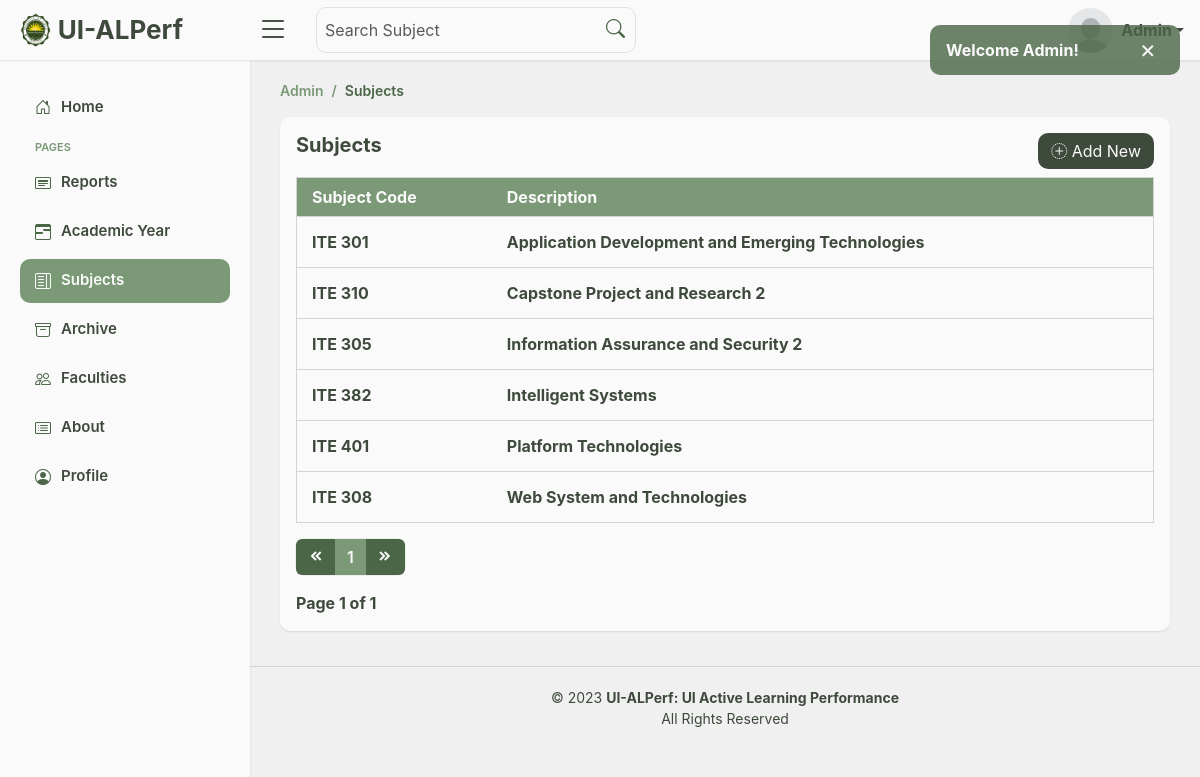
The app's page /admin/admin_subject.php (signed in) with its own data.
### tables this page shows
CREATE TABLE `subjects` (
  `id` int(255) NOT NULL,
  `sub_code` varchar(255) NOT NULL,
  `sub_desc` text NOT NULL
);

### admin/admin_subject.php (the view, shortened to what this page needs)
<?php
  include "../process_admin.php";
  if(isset($_SESSION['session_admin'])){
    ?>
      <!DOCTYPE html>
      <html lang="en">
      <head>
        <link href="../assets/vendor/bootstrap/css/bootstrap.min.css" rel="stylesheet">
        <link href="../assets/vendor/bootstrap-icons/bootstrap-icons.css" rel="stylesheet">
        <link href="../assets/vendor/boxicons/css/boxicons.min.css" rel="stylesheet">
        <link href="../assets/css/admin.css" rel="stylesheet">
      </head>
      <body>
        <?php include "../includes/alerts.php"; ?>
        <?php include "../includes/admin_header.php"; ?>
        <?php include "../includes/admin_sidebar.php"; ?>
        <main id="main" class="main">
          <div class="pagetitle">
            <nav>
              <ol class="breadcrumb">
                <li class="breadcrumb-item"><a href="admin_home.php">Admin</a></li>
                <li class="breadcrumb-item active">Subjects</li>
              </ol>
            </nav>
          </div>
          <section class="section subjects">
            <div class="row">
              <div class="col-12 subsub">
                <div class="card">
                  <div class="card-body">
                    <div class="d-flex justify-content-between mb-2">
                      <h5 class="fw-bold table-title">Subjects</h5>
                      <button class="add-button" type="button" data-bs-toggle="modal" data-bs-target="#new_sub_modal"><i class="bi bi-plus-circle-dotted"></i> Add New</button>
                    </div>
                    <div class="card-table">
                      <table>
                        <tr>
                          <th>Subject Code</th>
                          <th>Description</th>
                        </tr>
                        <?php
                          if(isset($_GET['page_no']) && $_GET['page_no'] !== ''){
                            $page_no = $_GET['page_no'];
                          }else{
                            $page_no = 1;
                          }
                          $total_records_per_page = 10;
                          $offset = ($page_no - 1) * $total_records_per_page;
                          $previous_page = $page_no - 1;
                          $next_page = $page_no + 1;
                          $result_count = mysqli_query($conn, "SELECT COUNT(*) AS total_records FROM `subjects`");
                          $records = mysqli_fetch_assoc($result_count);
                          $total_records = $records['total_records'];
                          $total_no_of_pages = ceil($total_records / $total_records_per_page);
                          if(!isset($_GET['search_subject'])){
                            $sub_query = mysqli_query($conn, "SELECT * FROM `subjects` ORDER BY `sub_desc` LIMIT $offset, $total_records_per_page");
                            while($sub_row = mysqli_fetch_assoc($sub_query)){
                              ?>
                                <tr>
                                  <td class="fw-bold"><a data-bs-toggle="modal" data-bs-target="#update_sub_modal_<?php echo $sub_row['id'] ?>"><?php echo $sub_row['sub_code'] ?></a></td>
                                  <td class="fw-bold"><a data-bs-toggle="modal" data-bs-target="#update_sub_modal_<?php echo $sub_row['id'] ?>"><?php echo $sub_row['sub_desc'] ?></a></td>
                                </tr>
                              <?php
                            }
                          }else{
                            include "../includes/search.php";
                          }
                        ?>
                      </table>
                    </div>
                    <div>
                      <nav class="mt-3 d-flex">
                        <ul class="pagination">
                          <li class="page-item buttons"><a class="page-link <?php echo ($page_no <= 1) ? 'disabled' : ''; ?>" <?php echo ($page_no > 1) ? 'href="?page_no=' . $previous_page . '"' : ''; ?>><i class='bx bxs-chevrons-left'></i></a></li>
                          <?php
                            $num_links_before_after = 1;
                            for($i = max(1, $page_no - $num_links_before_after); $i <= min($total_no_of_pages, $page_no + $num_links_before_after); $i++){
                              if((int)$page_no == $i){
                                ?><li class="page-item pages"><a class="page-link active"><?php echo $i; ?></a></li><?php
                              }else{
                                ?><li class="page-item pages"><a class="page-link" href="?page_no=<?php echo $i; ?>"><?php echo $i; ?></a></li><?php
                              }
                            }
                          ?>
                          <li class="page-item buttons"><a class="page-link <?php echo ($page_no >= $total_no_of_pages) ? 'disabled' : ''; ?>" <?php echo ($page_no < $total_no_of_pages) ? 'href="?page_no=' . $next_page . '"' : ''; ?>><i class='bx bxs-chevrons-right'></i></a></li>
                        </ul>
                      </nav>
                      <div class="buts">
                        <strong>Page <?php echo $page_no; ?> of <?php echo $total_no_of_pages; ?></strong>
                      </div>
                    </div>
                  </div>
                </div>
              </div>
            </div>
          </section>
        </main>
        <footer id="footer" class="footer">
          <div class="copyright">
            &copy; 2023 <strong><span> UI-ALPerf: UI Active Learning Performance </span></strong><br> All Rights Reserved
          </div>
        </footer>
      </body>
      </html>
    <?php
  }else{
    header("Location: ../index.php"); exit;
  }
?>

### assets/css/admin.css (style rules this page uses)
:root { scroll-behavior: smooth; }
body { font-family: -apple-system, BlinkMacSystemFont, "Segoe UI", Roboto, "Helvetica Neue", Arial, "Noto Sans", sans-serif, "Apple Color Emoji", "Segoe UI Emoji", "Segoe UI Symbol", "Noto Color Emoji"; background: #F0F0F0; }
a { text-decoration: none; }
.pagination { box-shadow: rgba(0, 0, 0, 0.05) 0px 0px 0px 1px; border-radius: 8px; }
.pagination .buttons a { background-color: #4A6646; color: #FAFAFA; border: none; transition: .4s; }
.pagination .pages a, .pagination .pages span { border: none; color: #3E4A3C; background-color: #FAFAFA; font-weight: 600; }
.pagination .pages a.active { background-color: #7B9977; color: #FAFAFA; }
.buts { color: #3E4A3C; }
#main { margin-top: 60px; padding: 20px 30px; transition: all 0.3s; }
.pagetitle { margin-bottom: 7px; }
.breadcrumb { font-size: 14px; font-family: -apple-system, BlinkMacSystemFont, "Segoe UI", Roboto, "Helvetica Neue", Arial, "Noto Sans", sans-serif, "Apple Color Emoji", "Segoe UI Emoji", "Segoe UI Symbol", "Noto Color Emoji"; font-weight: 600; }
.breadcrumb a { color: #7B9977; transition: 0.3s; }
.breadcrumb .breadcrumb-item::before { color: #7B9977; }
.breadcrumb .active { color: #4A6646; font-weight: 600; }
@media (min-width: 1200px) { #main, #footer { margin-left: 250px; } }
.home .reports-table table th, td { white-space: nowrap; color: #3E4A3C; }
.academic_year table th, td { white-space: nowrap; }
.subjects .card { border: none; background-color: #FAFAFA; box-shadow: rgba(0, 0, 0, 0.1) 0px 1px 2px 0px; border-radius: 10px; margin-bottom: 15px; }
.subjects .card .table-title { color: #3E4A3C; }
.subjects .card .add-button { border: none; background-color: #3E4A3C; color: #FAFAFA; border-radius: 10px; padding: 6px 13px; transition: .3s }
.subjects .card-table { overflow: auto; }
.subjects .card-table table { width: 100%; }
.subjects .card-table table tr { transition: .2s; border: 1px solid #D4D4D4; }
.subjects table th, td { white-space: nowrap; }
.subjects table th { background-color: #7B9977; color: #FAFAFA; padding: 7px 15px; }
.subjects table td { padding: 5px 15px; }
.subjects table td a { display: flex; color: #3E4A3C; padding: 8px 10px 8px 0; cursor: pointer; }
.faculty table th, td { white-space: nowrap; }
.footer { padding: 20px 0; font-size: 14px; transition: all 0.3s; border-top: 1px solid #D0D6CE; }
.footer .copyright { text-align: center; color: #3E4A3C; }

### records on screen
subjects: sub_code "ITE 301", sub_desc "Application Development and Emerging Technologies"
subjects: sub_code "ITE 310", sub_desc "Capstone Project and Research 2"
subjects: sub_code "ITE 305", sub_desc "Information Assurance and Security 2"
subjects: sub_code "ITE 382", sub_desc "Intelligent Systems"
subjects: sub_code "ITE 401", sub_desc "Platform Technologies"
subjects: sub_code "ITE 308", sub_desc "Web System and Technologies"

### other values on screen
$_SESSION['success_alert'] "Welcome Admin!"
$page_no "1"
$total_no_of_pages "1"
